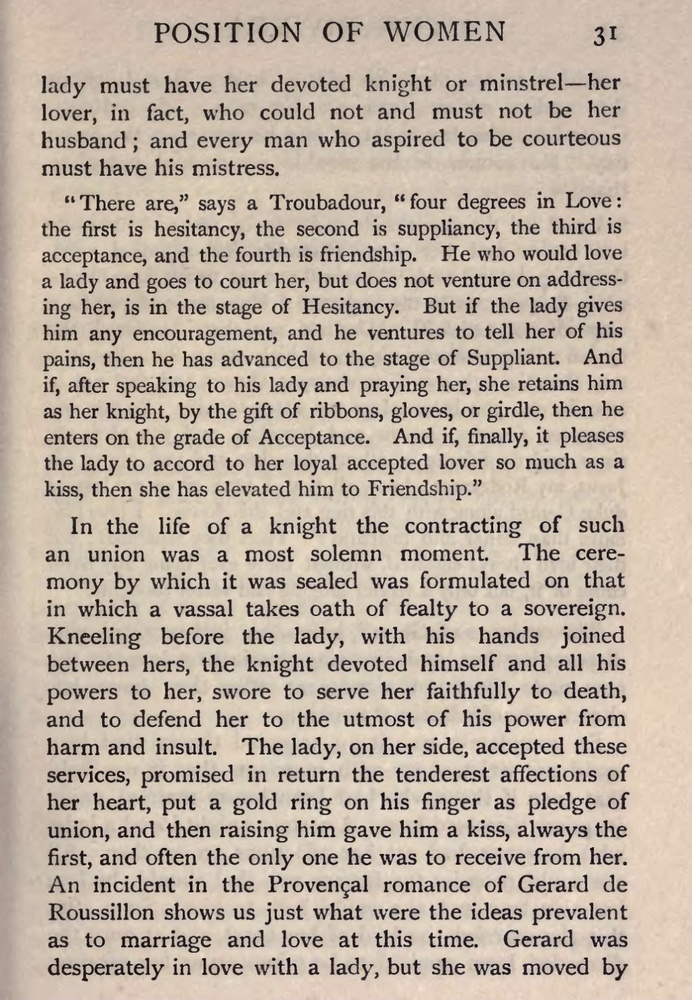
#> input picture assets/noise_red_test_img.jpg, 692 x 1000 px, shrunk from 1023 x 1479 before the run, found by its file name
$ python noise_redux.py
#> lines starting #> are read from the running program, lines starting #| are printed output that depends on the picture; after the words box and inside, x2 and y2 are one past the last pixel; in counts of white or black regions, pixels touching at a corner belong together
import cv2
import numpy as np

img = cv2.imread("/Users/veersingh/Desktop/Internship/data-extraction/assets/noise_red_test_img.jpg")
#> img is the input picture: shape (1000, 692, 3); mean B, G, R 162.1, 176.5, 190.4


# grayscale to reduce computation
def grayscale(image):
    return cv2.cvtColor(image, cv2.COLOR_BGR2GRAY)


# noise removal with median blur
def noise_removal(image):
    # (source, order)
    return cv2.medianBlur(image, 5)
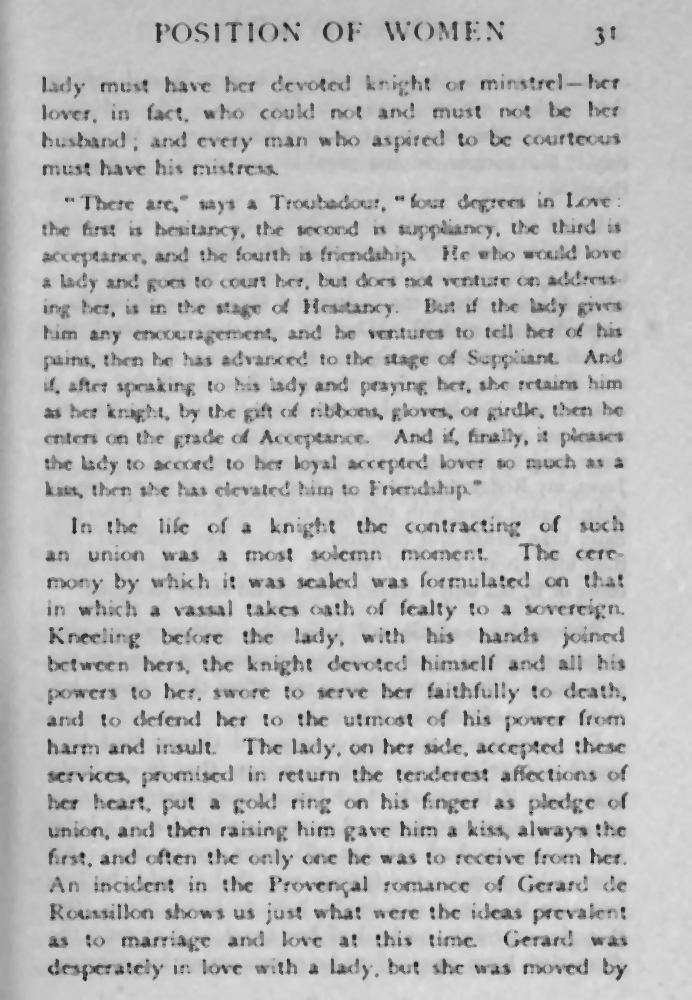
#> returned value: shape (1000, 692); min 27, max 224, mean 185.7


# binarization with thresholding, Otsu algorithm
def thresholding(image):
    return cv2.threshold(image, 0, 255, cv2.THRESH_BINARY + cv2.THRESH_OTSU)[1]
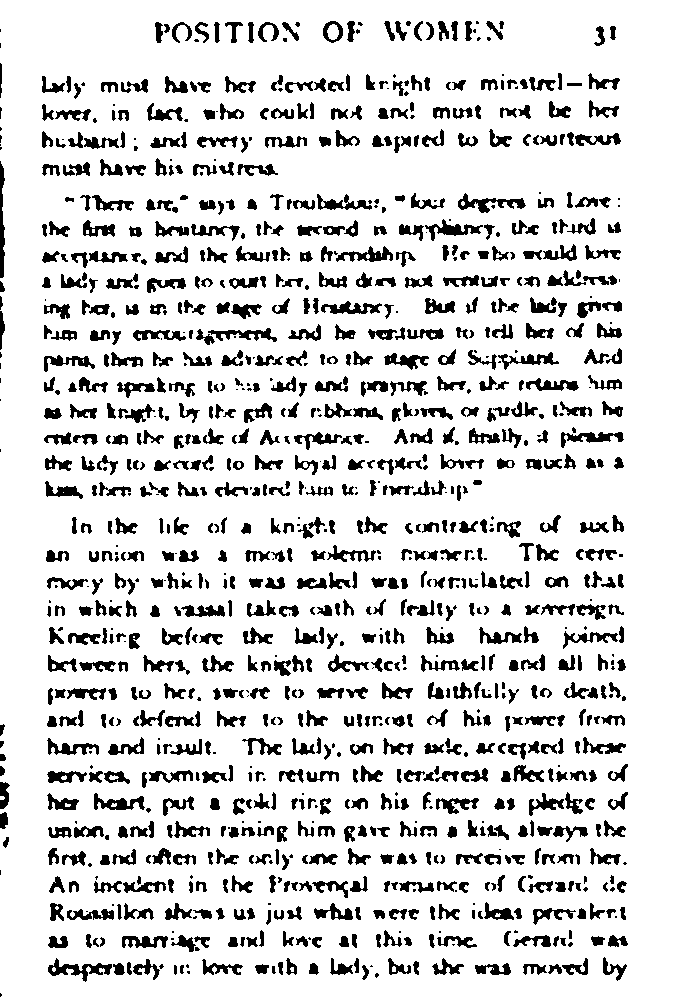
#> returned value: shape (1000, 692); 85.5% white; 1119 black regions (218 under 20 px), largest, box (x1, y1, x2, y2) and area: (48, 958, 112, 982) 537, (458, 193, 526, 213) 500, (425, 219, 483, 241) 444


# dilation to enlarge the smaller texts
def dilation(image):
    kernel = np.ones((5, 5), np.uint8)
    return cv2.dilate(image, kernel, iterations=1)
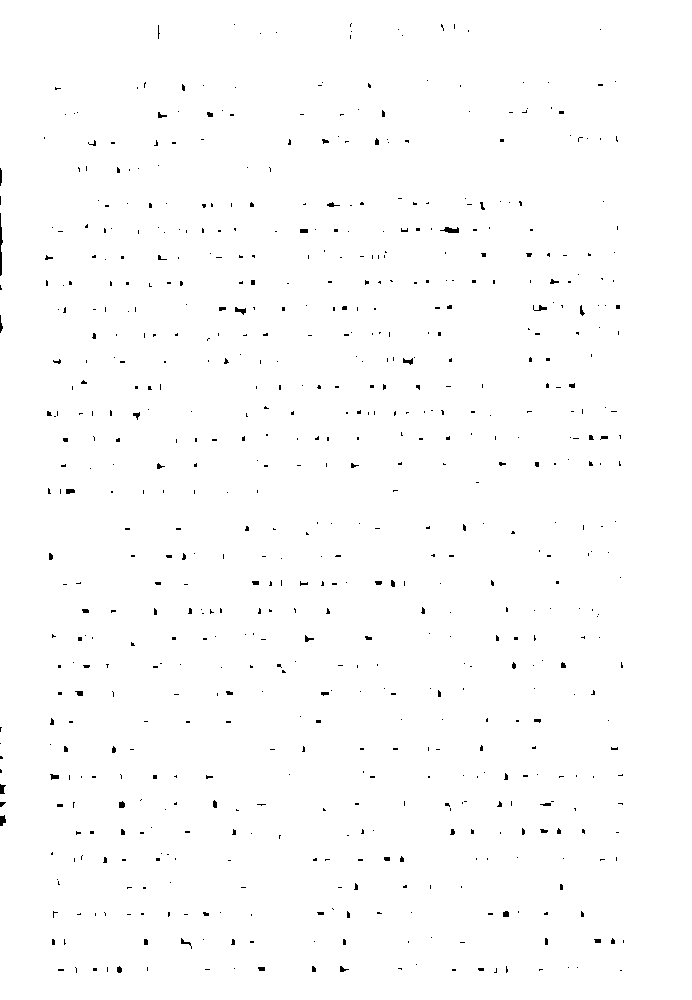
#> returned value: shape (1000, 692); 99.2% white; black in thin lines or dots, all inside (x1, y1, x2, y2) = (0, 23, 624, 973)


# erosion to reduce the larger texts
def erosion(image):
    kernel = np.ones((5, 5), np.uint8)
    return cv2.erode(image, kernel, iterations=1)
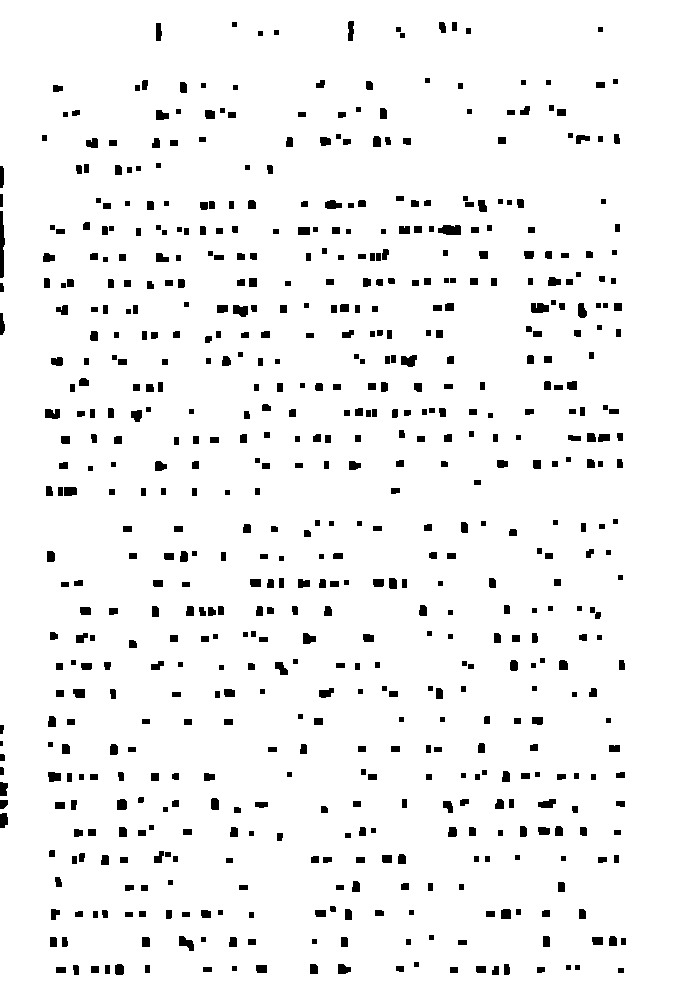
#> returned value: shape (1000, 692); 95.4% white; 642 black regions (1 under 20 px), largest, box (x1, y1, x2, y2) and area: (0, 211, 5, 278) 257, (438, 225, 461, 235) 197, (531, 303, 549, 313) 157


# opening - erosion and dilation but less destructive
def opening(image):
    kernel = np.ones((5,5),np.uint8)
    return cv2.morphologyEx(image, cv2.MORPH_OPEN, kernel)
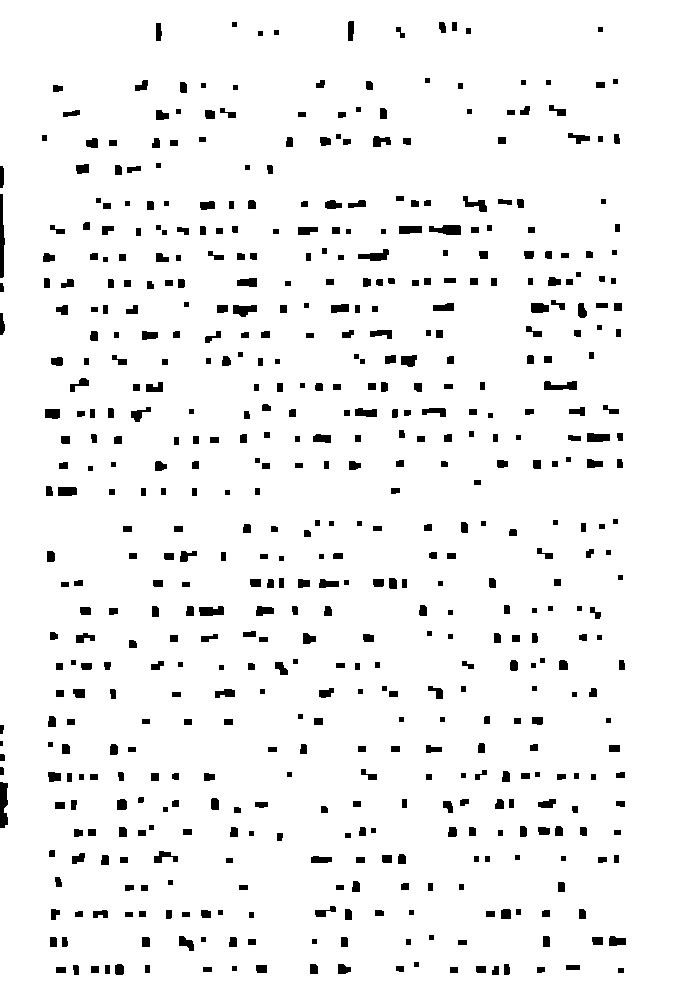
#> returned value: shape (1000, 692); 95.2% white; 560 black regions (1 under 20 px), largest, box (x1, y1, x2, y2) and area: (0, 782, 8, 828) 312, (0, 194, 5, 278) 311, (429, 225, 461, 235) 248


# canny edge detection
def canny(image):
    return cv2.Canny(image, 100, 200)
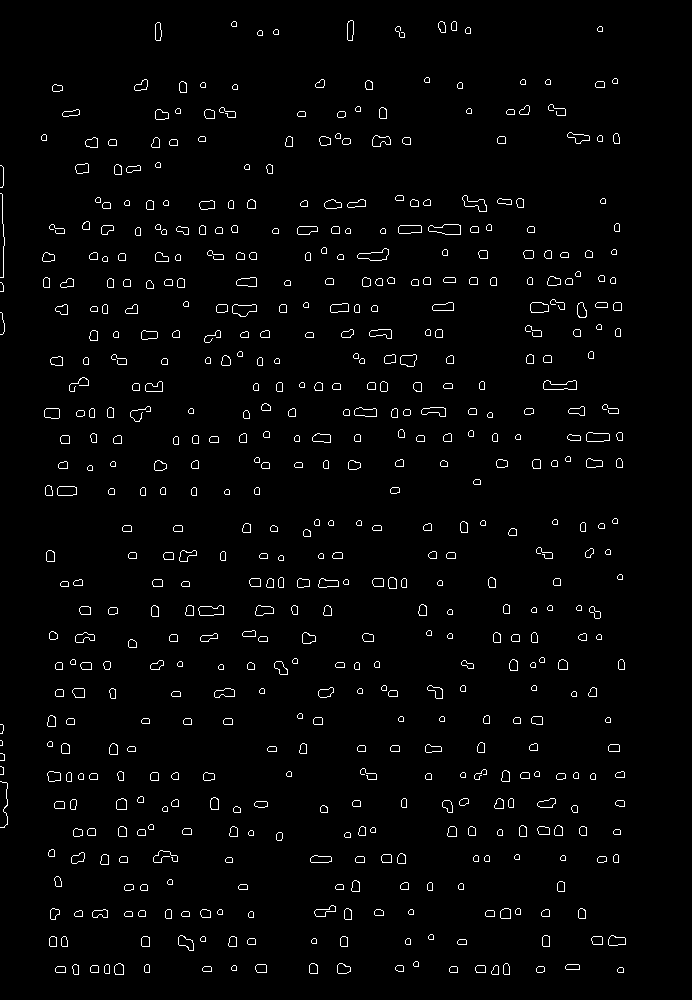
#> returned value: shape (1000, 692); 2.2% white in thin lines or dots, all inside (x1, y1, x2, y2) = (0, 20, 626, 975)


gray = grayscale(img)
noise = noise_removal(gray)
thresh = thresholding(noise)
dilation = dilation(thresh)
erosion = erosion(dilation)
opening = opening(erosion)
canny = canny(opening)


#cv2.imshow('Original Image', img)
#cv2.imshow('Gray',gray)
cv2.imshow('noise',noise)
# [6 lines of commented-out code are left out]

cv2.waitKey(0)
cv2.destroyAllWindows()

$ run again, with assets/gauss.jpg copied over assets/noise_red_test_img.jpg
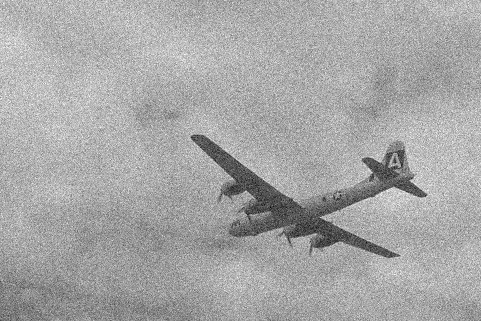
#> input picture assets/gauss.jpg, 481 x 321 px, found by its file name
#> img is the input picture: shape (321, 481, 3); min 1, max 255, mean 166.7
#> in thresholding, `return cv2.threshold(image, 0, 255, cv2.THRESH_BINARY + cv2.THRESH_OTS..`:
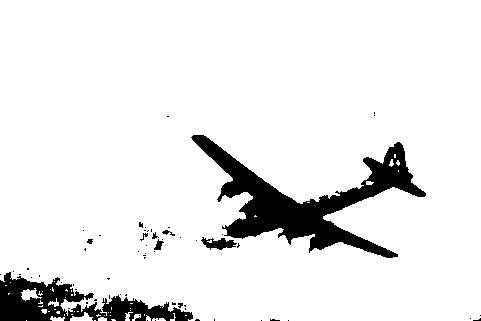
#> returned value: shape (321, 481); 91.4% white; 62 black regions (54 under 20 px), largest, box (x1, y1, x2, y2) and area: (191, 135, 426, 258) 8549, (0, 272, 193, 321) 4147, (201, 237, 237, 250) 257
#> in canny, `return cv2.Canny(image, 100, 200)`:
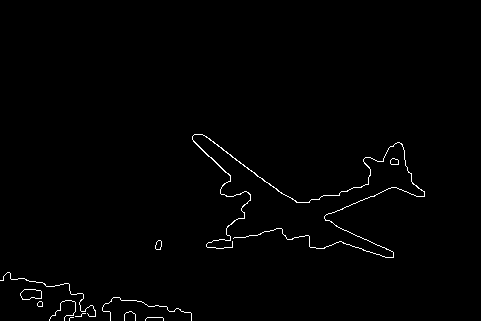
#> returned value: shape (321, 481); 0.98% white in thin lines or dots, all inside (x1, y1, x2, y2) = (0, 134, 425, 321)
